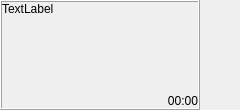
<?xml version="1.0" encoding="UTF-8"?>
<ui version="4.0">
 <class>Mensagem_Recebida</class>
 <widget class="QWidget" name="Mensagem_Recebida">
  <property name="geometry">
   <rect>
    <x>0</x>
    <y>0</y>
    <width>240</width>
    <height>110</height>
   </rect>
  </property>
  <property name="windowTitle">
   <string>Mensagem_Recebida</string>
  </property>
  <layout class="QGridLayout" name="gridLayout">
   <property name="leftMargin">
    <number>0</number>
   </property>
   <property name="topMargin">
    <number>0</number>
   </property>
   <property name="rightMargin">
    <number>0</number>
   </property>
   <property name="bottomMargin">
    <number>0</number>
   </property>
   <item row="0" column="0">
    <layout class="QHBoxLayout" name="horizontalLayout">
     <property name="spacing">
      <number>0</number>
     </property>
     <item>
      <widget class="QFrame" name="frame">
       <property name="autoFillBackground">
        <bool>true</bool>
       </property>
       <property name="frameShape">
        <enum>QFrame::Box</enum>
       </property>
       <property name="frameShadow">
        <enum>QFrame::Raised</enum>
       </property>
       <layout class="QVBoxLayout" name="verticalLayout">
        <property name="spacing">
         <number>0</number>
        </property>
        <property name="leftMargin">
         <number>0</number>
        </property>
        <property name="topMargin">
         <number>0</number>
        </property>
        <property name="rightMargin">
         <number>0</number>
        </property>
        <property name="bottomMargin">
         <number>0</number>
        </property>
        <item>
         <widget class="QLabel" name="lblDados">
          <property name="text">
           <string>TextLabel</string>
          </property>
          <property name="alignment">
           <set>Qt::AlignLeading|Qt::AlignLeft|Qt::AlignTop</set>
          </property>
          <property name="textInteractionFlags">
           <set>Qt::LinksAccessibleByMouse|Qt::TextSelectableByMouse</set>
          </property>
         </widget>
        </item>
        <item>
         <widget class="QLabel" name="lblDataMensagem">
          <property name="sizePolicy">
           <sizepolicy hsizetype="Preferred" vsizetype="Fixed">
            <horstretch>0</horstretch>
            <verstretch>0</verstretch>
           </sizepolicy>
          </property>
          <property name="text">
           <string>00:00</string>
          </property>
          <property name="alignment">
           <set>Qt::AlignRight|Qt::AlignTrailing|Qt::AlignVCenter</set>
          </property>
         </widget>
        </item>
       </layout>
      </widget>
     </item>
     <item>
      <spacer name="horizontalSpacer">
       <property name="orientation">
        <enum>Qt::Horizontal</enum>
       </property>
       <property name="sizeType">
        <enum>QSizePolicy::Fixed</enum>
       </property>
       <property name="sizeHint" stdset="0">
        <size>
         <width>40</width>
         <height>20</height>
        </size>
       </property>
      </spacer>
     </item>
    </layout>
   </item>
  </layout>
 </widget>
 <resources/>
 <connections/>
</ui>
